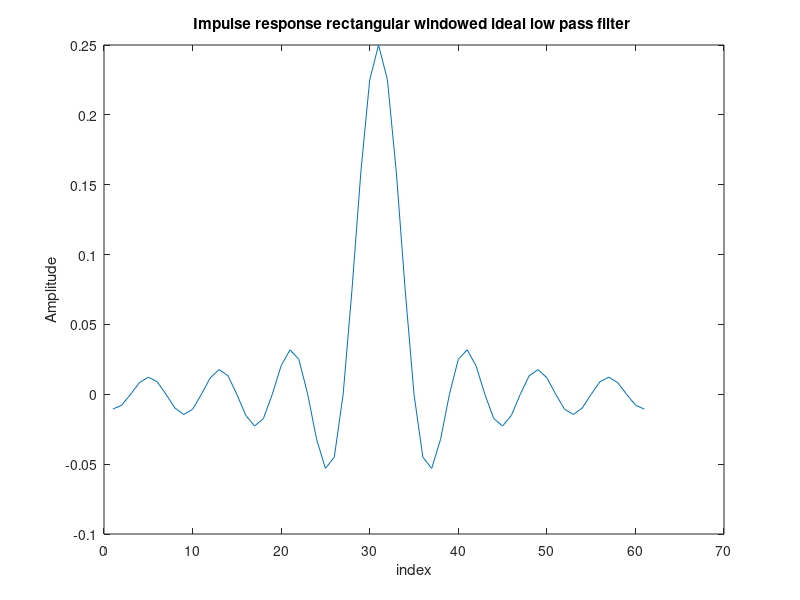
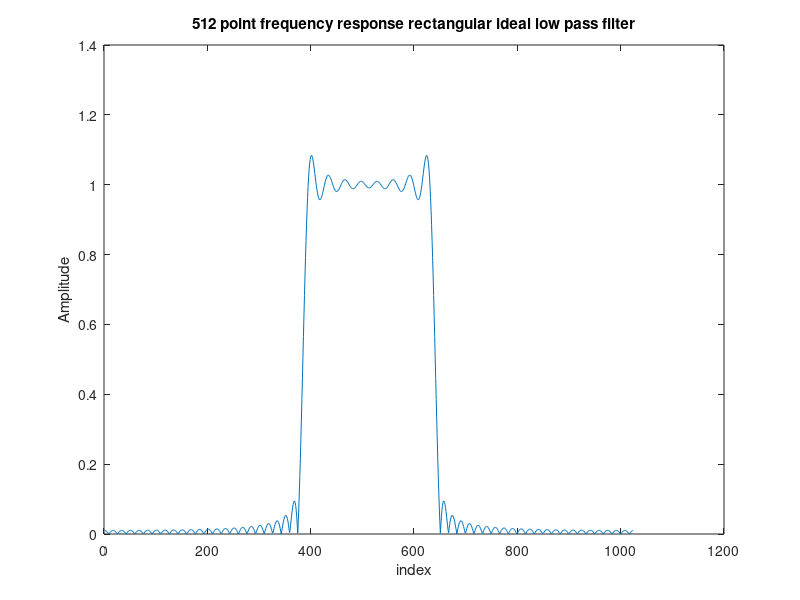
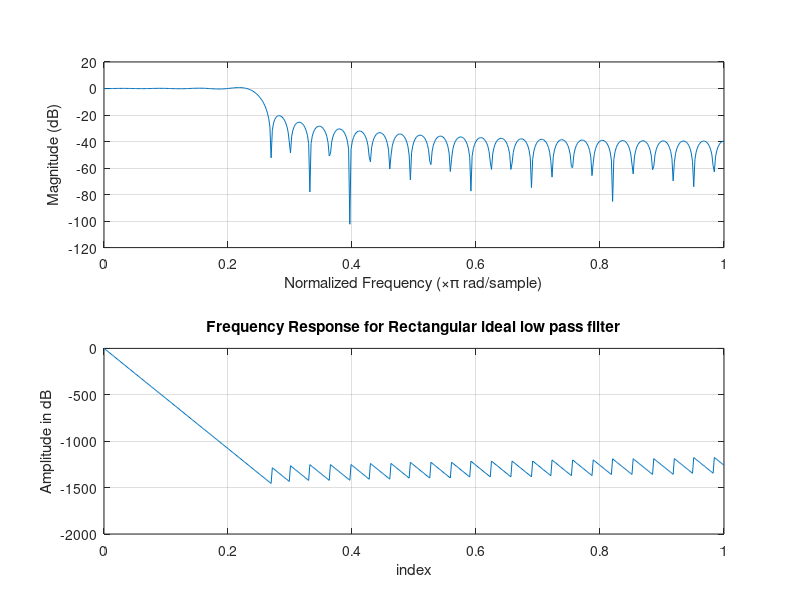
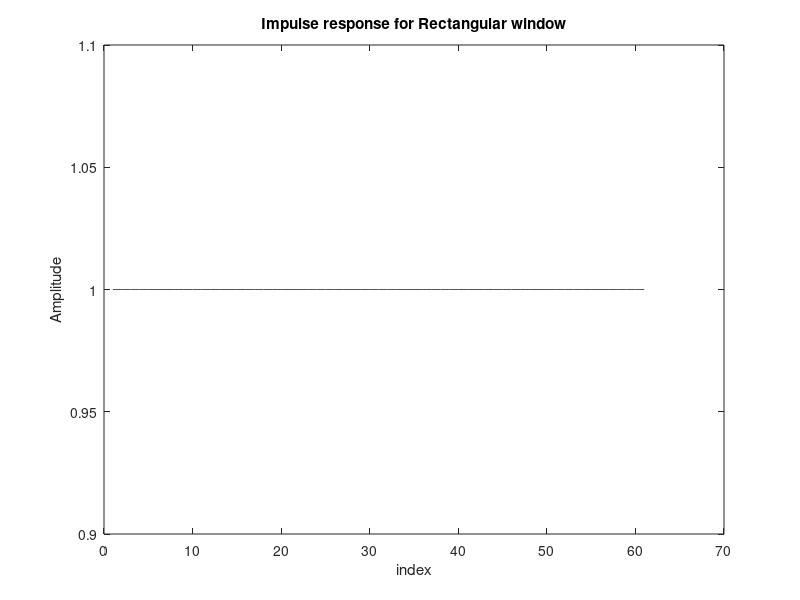

Here is the MATLAB script that generated these plots, in order:
%% Digital Signal Processing |[Lab-9]|                                       
% * Authors: _Kshitij Srivastava(1510110200)_ and _Nilambar Saha(partner)(1510110246)_
% * Lab Instructor: _Dr. Ravi Kant Saini_
% * Batch: ECE32, Friday 1 to 3 PM
% * Email: ks435@snu.edu.in
%% Objective: 
% Design of window based linear phase FIR filter  (In this we found the 
% freqency response of various kinds of window based linear phase
% FIR filters )
%% Program: 
clc;
clear all;
close all;

% * |*Matlab Commands for rectangular windowed ideal low pass filter *|

wc=pi/4; % Variable for cut-off frequency
h1=zeros(1,61); %Initializing the impulse response h1
for i=-30:30 %Looping through all the 61 elements of the impulse response
    if i==0
        h1(i+31)=wc/pi;
    else
        h1(i+31)=sin(wc*i)/(pi*i);
    end
end

%%
% * |*Matlab Commands to plot the 512 point frequency response *|
freq=zeros(1,1024); %For finding the 512 point frequency response
diff=(2*pi)/1024; %Finding the difference between 2 frequency from -pi to pi
%with 512 divisions
for i=1:1024 %Looping through the 512 impulse response
    w=(-1*pi)+((i-1)*diff); %Finding the angular frequency
    sum=0; %Variable  sum=0
    for k=0:(60/2) %Looping through the 30 elements index
        index=k+1;
        if k==0
            sum=sum+ ( h1(31)* cos(0*w) );
        else
            sum=sum+ ( 2*h1(30-k+1)* cos(k*w) );
        end
    end
    freq(i)=sum* exp((-1*1i*60*w)/2); %Finding the frequency response 
    %of each term
end
freq=abs(freq); %Finding the absolute value for 512 point freq response

%%
% * |*Matlab Commands for frequency response by using the built in function *|
rec_lp=freqz(h1);

%%
% * |*Matlab Commands for Rectangular window  *|
N=61; %Variable N to store the size N

for i=0:60 %Looping through 61 elements of the rectangular window
    if i>=0 && i<=60  %If 0<=n<=N-1, then
        w1(i+1)=1;
    else              %else 
        w1(i+1)=0;
    end
end
freq_rec=freqz(w1); %Finding the frequency response of rectangular window


%%
% * |*Matlab Commands for Hamming Window  *|
alpha=0.54; %Alpha value for generalized Hamming window
for i=0:60 %Looping through the 61 elements of the frequency response
    w_ham(i+1)=alpha- ( (1-alpha)*cos((2*pi*i)/60) )  ;
end
freq_hamm=freqz(w_ham); %Finding the frequency response of Hamming window

%%
% * |*Matlab Commands for Hanning window  *|
alpha=0.5;%Alpha value for generalized Hanning window
for i=0:60  %Looping through the 61 elements of the frequency response
    w_han(i+1)=alpha-( (1-alpha)*cos((2*pi*i)/60) );
end
freq_hann=freqz(w_han); %Finding the frequency response of Hanning window

%%
% * |*Matlab Commands for Bartlet window  *|
for i=1:60 %Looping through the 61 elements of the frequency response
    if i>=0 && i<=30 
        w3(i+1)=(2*i)/60;
    else
        w3(i+1)=2- ( (2*i)/60) ;
    end
end
freq_bar=freqz(w3); %Finding the frequency response of Bartlet window

%%
% * |*Matlab Commands for Blackman window  *|
for i=0:60 %Looping through the 61 elements of the frequency response
    w4(i+1)=0.42 - ( 0.5*cos((2*pi*i)/60) ) +  ( 0.08*cos((4*pi*i)/60) ) ;
end
freq_black=freqz(w4); %Finding the frequency response of Blackman window

%% Results:
% * |*Plot for the Question No 1(a)*|
figure;plot(h1);
title('Impulse response rectangular windowed ideal low pass filter ');
xlabel('index');ylabel('Amplitude');

%%
% * |*Plot for the Question No 1(b)*|
figure;plot(freq);
title(' 512 point frequency response rectangular ideal low pass filter ');
xlabel('index');ylabel('Amplitude');

%%
% * |*Plot for the Question No 1(c)*|
figure;freqz(h1);
title(' Frequency Response for Rectangular ideal low pass filter ');
xlabel('index');ylabel('Amplitude in dB');

%%
% * |*Plot for the Question No 2(i)*|
figure;plot(w1);
title(' Impulse response for Rectangular window ');
xlabel('index');ylabel('Amplitude');

%%
% * |*Plot for the Question No 2(i)(a)*|
figure;freqz(w1);
title(' Frequency response for Rectangular window ');
xlabel('index');ylabel('Amplitude in dB');

%%
% * |*Plot for the Question No 2(iii)*|
figure;plot(w_ham);
title(' Impulse response for Hamming Window ');
xlabel('index');ylabel('Amplitude');

%%
% * |*Plot for the Question No 2(iii)(a)*|
figure;freqz(w_ham);
title(' Frequency response for Hamming Window ');
xlabel('index');ylabel('Amplitude in dB');

%%
% * |*Plot for the Question No 2(iv)*|
figure;plot(w_han);
title(' Impulse response for Hanning Window ');
xlabel('index');ylabel('Amplitude');

%%
% * |*Plot for the Question No 2(iv)(a)*|
figure;freqz(w_han);
title(' Frequency response for Hanning Window ');
xlabel('index');ylabel('Amplitude in dB');

%%
% * |*Plot for the Question No 2(v)*|
figure;plot(w3);
title(' Impulse response for Bartlet Window ');
xlabel('index');ylabel('Amplitude');

%%
% * |*Plot for the Question No 2(v)(a)*|
figure;freqz(w3);
title(' Frequency response for Bartlet Window ');
xlabel('index');ylabel('Amplitude in dB');

%%
% * |*Plot for the Question No 2(vi)*|
figure;plot(w4);
title(' Impulse response for Blackman Window ');
xlabel('index');ylabel('Amplitude');

%%
% * |*Plot for the Question No 2(vi)(a)*|
figure;freqz(w4);
title(' Frequency response for Blackman Window ');
xlabel('index');ylabel('Amplitude in dB');

%%
